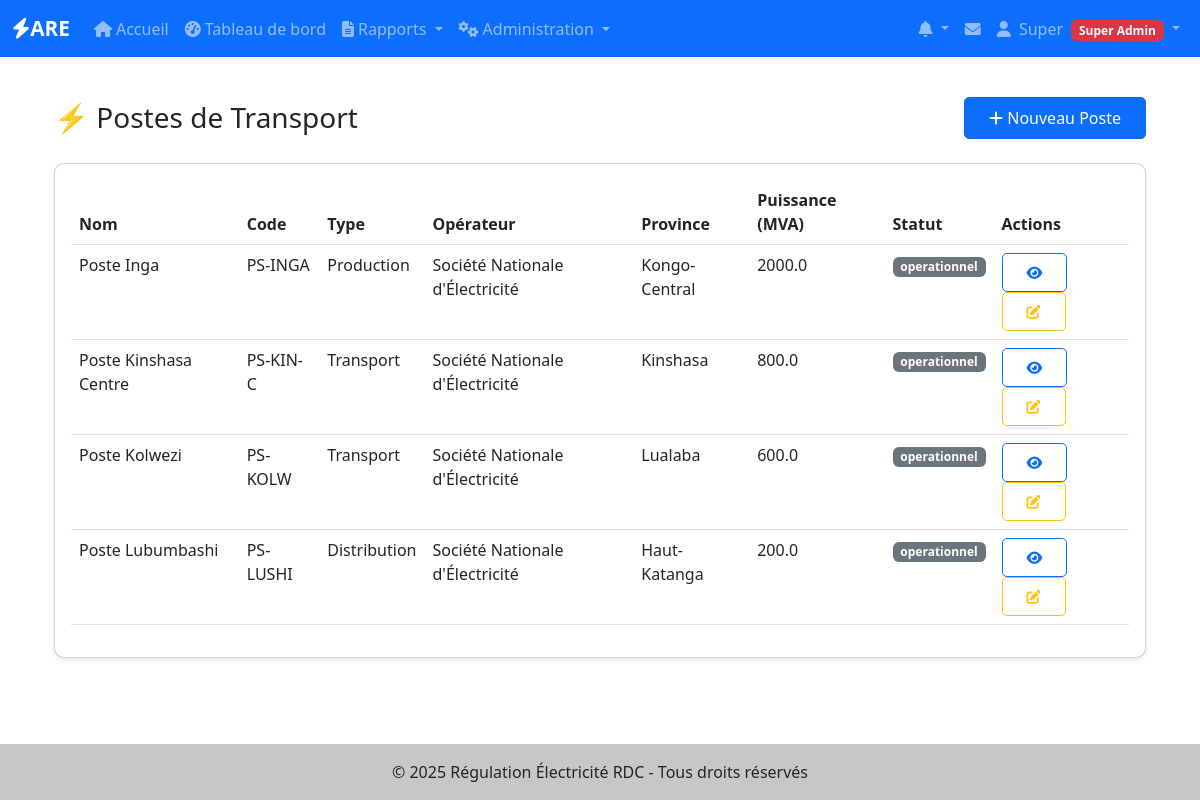
The page /transport/postes (signed in) on the database its author committed.
### app/models/utilisateurs.py (models this page shows, shortened)
class User(UserMixin, BaseModel):
    __tablename__ = 'users'
    username = db.Column(db.String(80), unique=True, nullable=False, index=True)
    email = db.Column(db.String(120), unique=True, nullable=False, index=True)
    password_hash = db.Column(db.String(128), nullable=False)
    nom = db.Column(db.String(100))
    prenom = db.Column(db.String(100))
    role = db.Column(db.Enum('super_admin', 'admin_operateur', 'utilisateur_operateur'),
                    default='utilisateur_operateur', nullable=False)
    operateur_id = db.Column(db.Integer, db.ForeignKey('operateurs.id'), nullable=True)
    is_active = db.Column(db.Boolean, default=True, nullable=False)
    telephone = db.Column(db.String(20))
    derniere_connexion = db.Column(db.DateTime)
    operateur = db.relationship('Operateur', backref='users', lazy=True)
    def is_super_admin(self):
        return self.role == 'super_admin'
    def is_admin(self):
        return self.role in ['super_admin', 'admin_operateur']
    def has_permission(self, permission):
        permissions = {
            'super_admin': ['create_operateur', 'edit_operateur', 'delete_operateur',
                           'create_user', 'edit_user', 'delete_user', 'view_all_reports'],
            'admin_operateur': ['edit_own_operateur', 'create_user_operateur',
                               'edit_user_operateur', 'view_own_reports', 'create_reports'],
            'utilisateur_operateur': ['view_own_reports', 'create_reports', 'edit_own_reports']
        }
        return permission in permissions.get(self.role, [])

### app/models/transport.py (models this page shows, shortened)
class PosteTransport(BaseModel):
    __tablename__ = 'postes_transport'
    operateur_id = Column(Integer, ForeignKey('operateurs.id'), nullable=False)
    ligne_depart_id = Column(Integer, ForeignKey('lignes_transport.id'))
    ligne_arrivee_id = Column(Integer, ForeignKey('lignes_transport.id'))
    nom = Column(String(200), nullable=False, index=True)
    code = Column(String(50), unique=True, nullable=False)
    type_poste = Column(String(50))  # transformation, répartition, distribution
    localisation = Column(String(200))
    province = Column(String(100))
    latitude = Column(Float)
    longitude = Column(Float)
    altitude = Column(Float)
    tension_primaire = Column(Float)  # kV
    tension_secondaire = Column(Float)  # kV
    tension_tertiaire = Column(Float)  # kV (optionnel)
    nombre_transformateurs = Column(Integer, default=0)
    puissance_installee = Column(Float)  # MVA
    puissance_disponible = Column(Float)  # MVA
    schéma_unifilaire = Column(String(100))  # simple barre, double barre, etc.
    systeme_protection = Column(JSON)  # Liste des protections
    nombre_disjoncteurs = Column(Integer, default=0)
    nombre_sectionneurs = Column(Integer, default=0)
    parafoudres = Column(Boolean, default=True)
    systeme_scada = Column(Boolean, default=False)
    telecommande = Column(Boolean, default=False)
    telemesure = Column(Boolean, default=False)
    date_mise_service = Column(DateTime)
    statut = Column(String(50), default='en_service')
    regime_neutre = Column(String(50))  # direct, résistance, bobine
    taux_disponibilite = Column(Float, default=100.0)  # %
    nombre_incidents_annuels = Column(Integer, default=0)
    duree_moyenne_indisponibilite = Column(Float, default=0.0)  # heures
    date_derniere_maintenance = Column(DateTime)
    periodicite_maintenance = Column(Integer, default=6)  # mois
    cloture_securite = Column(Boolean, default=True)
    systeme_incendie = Column(Boolean, default=False)
    bac_retention_huile = Column(Boolean, default=False)
    description = Column(Text)
    observations = Column(Text)
    operateur = relationship("Operateur", back_populates="postes_transport")
    lignes_depart = relationship("LigneTransport", foreign_keys=[ligne_depart_id], back_populates="postes_depart")
    lignes_arrivee = relationship("LigneTransport", foreign_keys=[ligne_arrivee_id], back_populates="postes_arrivee")
    transformateurs = relationship("TransformateurTransport", back_populates="poste", cascade="all, delete-orphan")

### app/models/operateurs.py (models this page shows, shortened)
class Operateur(BaseModel):
    __tablename__ = 'operateurs'
    nom = db.Column(db.String(200), nullable=False, index=True)
    sigle = db.Column(db.String(50))
    type_operateur = db.Column(db.String(50))  # Production, Transport, Distribution
    adresse = db.Column(db.Text)
    ville = db.Column(db.String(100))
    province = db.Column(db.String(100))
    telephone = db.Column(db.String(20))
    email = db.Column(db.String(120))
    site_web = db.Column(db.String(200))
    numero_licence = db.Column(db.String(100), unique=True)
    date_licence = db.Column(db.Date)
    statut_licence = db.Column(db.String(20), default='active')  # active, suspendue, expirée
    capacite_installee = db.Column(db.Float)  # en MW
    zone_couverture = db.Column(db.Text)
    nombre_clients = db.Column(db.Integer)
    observations = db.Column(db.Text)
    centrales_hydro = db.relationship("CentraleHydro", back_populates="operateur", lazy=True)
    centrales_thermique = db.relationship("CentraleThermique", back_populates="operateur", lazy=True)
    centrales_solaire = db.relationship("CentraleSolaire", back_populates="operateur", lazy=True)
    lignes_transport = db.relationship("LigneTransport", back_populates="operateur", lazy=True)
    postes_transport = db.relationship("PosteTransport", back_populates="operateur", lazy=True)
    reseaux_distribution = db.relationship("ReseauDistribution", back_populates="operateur", lazy=True)

### app/transport/routes.py (the view)
@bp.route('/postes')
@login_required
def liste_postes():
    page = request.args.get('page', 1, type=int)
    per_page = request.args.get('per_page', 25, type=int)
    if current_user.is_admin():
        query = PosteTransport.query
        operateurs = Operateur.query.filter_by(actif=True).all()
    else:
        query = PosteTransport.query.filter_by(operateur_id=current_user.operateur_id)
        operateurs = [current_user.operateur] if current_user.operateur else []
    operateur_id = request.args.get('operateur_id', type=int)
    if operateur_id:
        query = query.filter_by(operateur_id=operateur_id)
    type_poste = request.args.get('type_poste')
    if type_poste:
        query = query.filter_by(type_poste=type_poste)
    statut = request.args.get('statut')
    if statut:
        query = query.filter_by(statut=statut)
    postes_paginated = query.filter_by(actif=True).paginate(
        page=page, per_page=per_page, error_out=False
    )
    return render_template('transport/postes/liste.html',
                         postes=postes_paginated,
                         operateurs=operateurs)

### app/templates/transport/postes/liste.html (shortened to what this page needs)
{% extends "base.html" %}
{% block content %}
<div class="container-fluid">
    <div class="row">
        <div class="col-12">
            <div class="d-flex justify-content-between align-items-center mb-4">
                <h1 class="h3 mb-0">⚡ Postes de Transport</h1>
                {% if current_user.is_admin() %}
                <a href="{{ url_for('transport.nouveau_poste') }}" class="btn btn-primary">
                    <i class="fas fa-plus"></i> Nouveau Poste
                </a>
                {% endif %}
            </div>
        </div>
    </div>
    <div class="row">
        <div class="col-12">
            <div class="card">
                <div class="card-body">
                    {% if postes %}
                    <div class="table-responsive">
                        <table class="table table-hover">
                            <thead>
                                <tr>
                                    <th>Nom</th>
                                    <th>Code</th>
                                    <th>Type</th>
                                    <th>Opérateur</th>
                                    <th>Province</th>
                                    <th>Puissance (MVA)</th>
                                    <th>Statut</th>
                                    <th>Actions</th>
                                </tr>
                            </thead>
                            <tbody>
                                {% for poste in postes %}
                                <tr>
                                    <td>{{ poste.nom }}</td>
                                    <td>{{ poste.code }}</td>
                                    <td>{{ poste.type_poste|title if poste.type_poste else '-' }}</td>
                                    <td>{{ poste.operateur.nom if poste.operateur else '-' }}</td>
                                    <td>{{ poste.province|replace('_', ' ')|title if poste.province else '-' }}</td>
                                    <td>{{ poste.puissance_installee or '-' }}</td>
                                    <td>
                                        {% if poste.statut == 'en_service' %}
                                            <span class="badge bg-success">En service</span>
                                        {% elif poste.statut == 'hors_service' %}
                                            <span class="badge bg-danger">Hors service</span>
                                        {% elif poste.statut == 'maintenance' %}
                                            <span class="badge bg-warning">Maintenance</span>
                                        {% else %}
                                            <span class="badge bg-secondary">{{ poste.statut }}</span>
                                        {% endif %}
                                    </td>
                                    <td>
                                        <a href="{{ url_for('transport.detail_poste', id=poste.id) }}"
                                           class="btn btn-sm btn-outline-primary" title="Voir détails">
                                            <i class="fas fa-eye"></i>
                                        </a>
                                        {% if current_user.is_admin() %}
                                        <a href="{{ url_for('transport.modifier_poste', id=poste.id) }}"
                                           class="btn btn-sm btn-outline-warning" title="Modifier">
                                            <i class="fas fa-edit"></i>
                                        </a>
                                        {% endif %}
                                    </td>
                                </tr>
                                {% endfor %}
                            </tbody>
                        </table>
                    </div>
                    {% endif %}
                </div>
            </div>
        </div>
    </div>
</div>
{% endblock %}

### app/templates/base.html (shortened to what this page needs)
<!DOCTYPE html>
<html lang="fr">
<head>
    <link href="https://cdn.jsdelivr.net/npm/bootstrap@5.3.0/dist/css/bootstrap.min.css" rel="stylesheet">
    <link rel="stylesheet" href="https://cdnjs.cloudflare.com/ajax/libs/font-awesome/6.4.0/css/all.min.css">
    <link rel="stylesheet" href="{{ url_for('static', filename='css/style.css') }}">
</head>
<body>
    <nav class="navbar navbar-expand-lg navbar-dark bg-primary">
        <div class="container-fluid">
            <a class="navbar-brand" href="{{ url_for('main.index') }}">
                <i class="fas fa-bolt"></i>ARE
            </a>
            <div class="collapse navbar-collapse" id="navbarNav">
                <ul class="navbar-nav me-auto">
                    <li class="nav-item">
                        <a class="nav-link" href="{{ url_for('main.index') }}">
                            <i class="fas fa-home me-1"></i>Accueil
                        </a>
                    </li>
                    {% if current_user.is_authenticated %}
                    <li class="nav-item">
                        <a class="nav-link" href="{{ url_for('are_dashboard.index') }}">
                            <i class="fas fa-tachometer-alt me-1"></i>Tableau de bord
                        </a>
                    </li>
                    <li class="nav-item dropdown">
                        <a class="nav-link dropdown-toggle" href="#" id="rapportsDropdown" role="button" data-bs-toggle="dropdown">
                            <i class="fas fa-file-alt me-1"></i>Rapports
                        </a>
                    </li>
                    {% if current_user.is_super_admin() or current_user.is_admin_operateur() %}
                    <li class="nav-item dropdown">
                        <a class="nav-link dropdown-toggle" href="#" id="adminDropdown" role="button" data-bs-toggle="dropdown">
                            <i class="fas fa-cogs me-1"></i>Administration
                        </a>
                    </li>
                    {% endif %}
                    {% endif %}
                </ul>
                <ul class="navbar-nav">
                    {% if current_user.is_authenticated %}
                    {% from 'components/notifications.html' import dropdown_notifications %}
                    {{ dropdown_notifications() }}
                    <li class="nav-item dropdown">
                        <a class="nav-link position-relative" href="{{ url_for('notifications.messages') }}" title="Messagerie">
                            <i class="fas fa-envelope"></i>
                        </a>
                    </li>
                    <li class="nav-item dropdown">
                        <a class="nav-link dropdown-toggle" href="#" id="userDropdown" role="button" data-bs-toggle="dropdown">
                            <i class="fas fa-user me-1"></i>
                            {{ current_user.prenom or current_user.username }}
                            {% if current_user.is_super_admin() %}
                                <span class="badge bg-danger ms-1">Super Admin</span>
                            {% elif current_user.is_admin_operateur() %}
                                <span class="badge bg-warning ms-1">Admin</span>
                            {% endif %}
                        </a>
                    </li>
                    {% endif %}
                </ul>
            </div>
        </div>
    </nav>
    <main class="container my-4">
        {% block content %}{% endblock %}
    </main>
    <footer class="bg-light text-center text-lg-start mt-5">
        <div class="text-center p-3" style="background-color: rgba(0, 0, 0, 0.2);">
            © 2025 Régulation Électricité RDC - Tous droits réservés
        </div>
    </footer>
</body>
</html>

### app/static/css/style.css (style rules this page uses)
:root { --primary-color: #0d6efd; --secondary-color: #6c757d; --success-color: #198754; --danger-color: #dc3545; --warning-color: #ffc107; --info-color: #0dcaf0; }
body { min-height: 100vh; display: flex; flex-direction: column; }
main { flex: 1; }
.navbar-brand { font-weight: bold; font-size: 1.3rem; }
.card { border-radius: 10px; box-shadow: 0 2px 4px rgba(0,0,0,0.1); transition: transform 0.2s; }
.table { background-color: white; }
.table thead { background-color: var(--primary-color); color: white; }
.btn { border-radius: 5px; padding: 0.5rem 1.5rem; }
.btn-primary { background-color: var(--primary-color); border-color: var(--primary-color); }
footer { margin-top: auto; }

### rows shown on the page
User: prenom "Super"
PosteTransport: nom "Poste Inga", code "PS-INGA", type_poste "Production", operateur "Société Nationale d'Électricité", province "Kongo-Central", puissance_installee "2000.0", statut "operationnel"
PosteTransport: nom "Poste Kinshasa Centre", code "PS-KIN-C", type_poste "Transport", operateur "Société Nationale d'Électricité", province "Kinshasa", puissance_installee "800.0", statut "operationnel"
PosteTransport: nom "Poste Kolwezi", code "PS-KOLW", type_poste "Transport", operateur "Société Nationale d'Électricité", province "Lualaba", puissance_installee "600.0", statut "operationnel"
PosteTransport: nom "Poste Lubumbashi", code "PS-LUSHI", type_poste "Distribution", operateur "Société Nationale d'Électricité", province "Haut-Katanga", puissance_installee "200.0", statut "operationnel"
